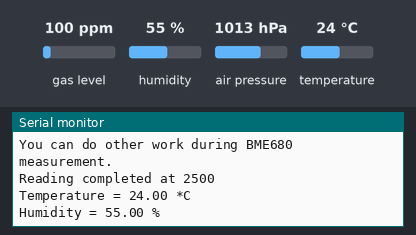
Recording of a sketch running on a simulated Arduino Mega 2560, built with avr-gcc and run on an emulated ATmega2560. Shown: the last lines printed to the serial monitor. Inputs (shaded band) come from the test bench; at power-on: humidity 55 %, temperature 24 °C, gas level 100 ppm, air pressure 1013 hPa.

Above: at 3.2 s.
3.3 s: humidity set to 22 %
At 4.71 s:
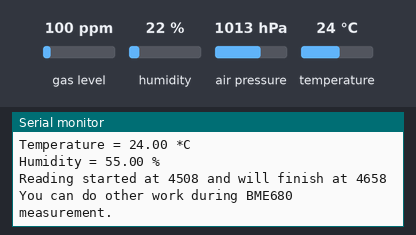
6.3 s: temperature set to 12 °C
At 8.2 s:
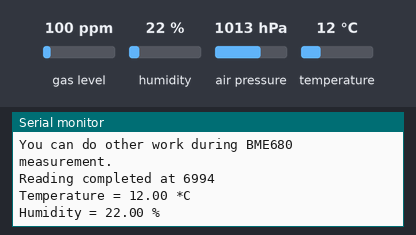
9.3 s: humidity set to 40 %
At 10.4 s:
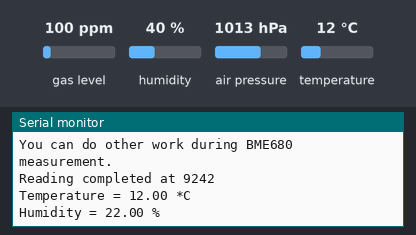
Timing chart, 0 to 12.3 s (numbered marks = the images above; inputs shaded):
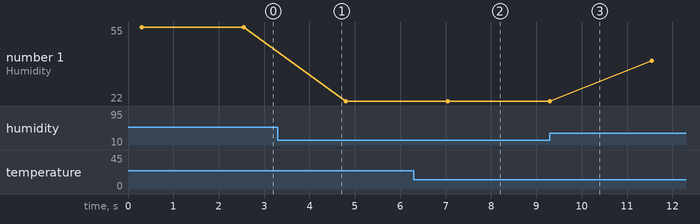

Measured:
- after the input at 6.3 s, the serial monitor: prints a new line after 0.72 s (image 2)
- plotted number 1: 55 → 22 after the input at 3.3 s, 22 → 40 after the input at 9.3 s

The sketch:

BME_680_test.ino
```cpp
#include <Wire.h>
#include <SPI.h>
#include <Adafruit_Sensor.h>
#include "Adafruit_BME680.h"

#define BME_SCK 18
#define BME_MISO 19
#define BME_MOSI 23
#define BME_CS 5

#define SEALEVELPRESSURE_HPA (1013.25)

Adafruit_BME680 bme; // I2C
//Adafruit_BME680 bme(BME_CS); // hardware SPI
//Adafruit_BME680 bme(BME_CS, BME_MOSI, BME_MISO, BME_SCK);

void setup() {
  Serial.begin(9600);
  while (!Serial);
  Serial.println(F("BME680 async test"));

  if (!bme.begin()) {
    Serial.println(F("Could not find a valid BME680 sensor, check wiring!"));
    while (1);
  }

  // Set up oversampling and filter initialization
  bme.setTemperatureOversampling(BME680_OS_8X);
  bme.setHumidityOversampling(BME680_OS_2X);
  // bme.setPressureOversampling(BME680_OS_4X);
  // bme.setIIRFilterSize(BME680_FILTER_SIZE_3);
// bme.setGasHeater(320, 150); // 320*C for 150 ms
}

void loop() {
  // Tell BME680 to begin measurement.
  unsigned long endTime = bme.beginReading();
  if (endTime == 0) {
    Serial.println(F("Failed to begin reading :("));
    return;
  }
  Serial.print(F("Reading started at "));
  Serial.print(millis());
  Serial.print(F(" and will finish at "));
  Serial.println(endTime);

  Serial.println(F("You can do other work during BME680 measurement."));
  delay(50); // This represents parallel work.
  // There's no need to delay() until millis() >= endTime: bme.endReading()
  // takes care of that. It's okay for parallel work to take longer than
  // BME680's measurement time.

  // Obtain measurement results from BME680. Note that this operation isn't
  // instantaneous even if milli() >= endTime due to I2C/SPI latency.
  if (!bme.endReading()) {
    Serial.println(F("Failed to complete reading :("));
    return;
  }
  Serial.print(F("Reading completed at "));
  Serial.println(millis());

  Serial.print(F("Temperature = "));
  Serial.print(bme.temperature);
  Serial.println(F(" *C"));

 /* Serial.print(F("Pressure = "));
  Serial.print(bme.pressure / 100.0);
  Serial.println(F(" hPa"));*/

  Serial.print(F("Humidity = "));
  Serial.print(bme.humidity);
  Serial.println(F(" %"));

 /* Serial.print(F("Gas = "));
  Serial.print(bme.gas_resistance / 1000.0);
  Serial.println(F(" KOhms"));

  Serial.print(F("Approx. Altitude = "));
  Serial.print(bme.readAltitude(SEALEVELPRESSURE_HPA));
  Serial.println(F(" m"));*/

  Serial.println();
  delay(2000);
}
```
